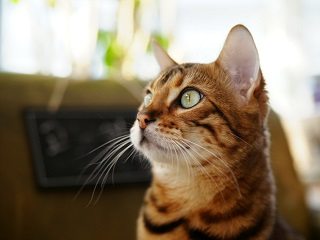
#> input picture sources/8장/images/small_cat.jpg, 320 x 240 px
$ python ex8-6.py
#> lines starting #> are read from the running program, lines starting #| are printed output that depends on the picture; after the words box and inside, x2 and y2 are one past the last pixel; in counts of white or black regions, pixels touching at a corner belong together
import cv2
import numpy as np

img = cv2.imread('images/small_cat.jpg')
#> img is the input picture: shape (240, 320, 3); mean B, G, R 104.4, 125.4, 140.5

x = 50			 # 산술 연산에 사용할 값
img1 = img.copy()

if x >= 0:
     img1[img1 > 255-x] = 255-x	# 덧셈의 보정
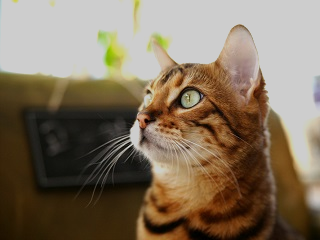
#> img1: shape (240, 320, 3); mean B, G, R 94, 113.7, 129.2
else:
     img1[img1 < -x] = -x

img1 = img1 + x 		# 산술 연산 수행
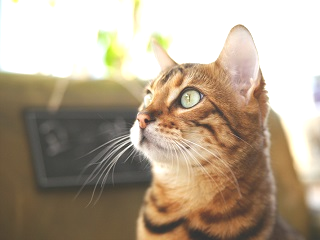
#> img1: shape (240, 320, 3); mean B, G, R 144, 163.7, 179.2

cv2.imshow('original', img)
cv2.imshow('add', img1)

cv2.waitKey()
cv2.destroyAllWindows()
